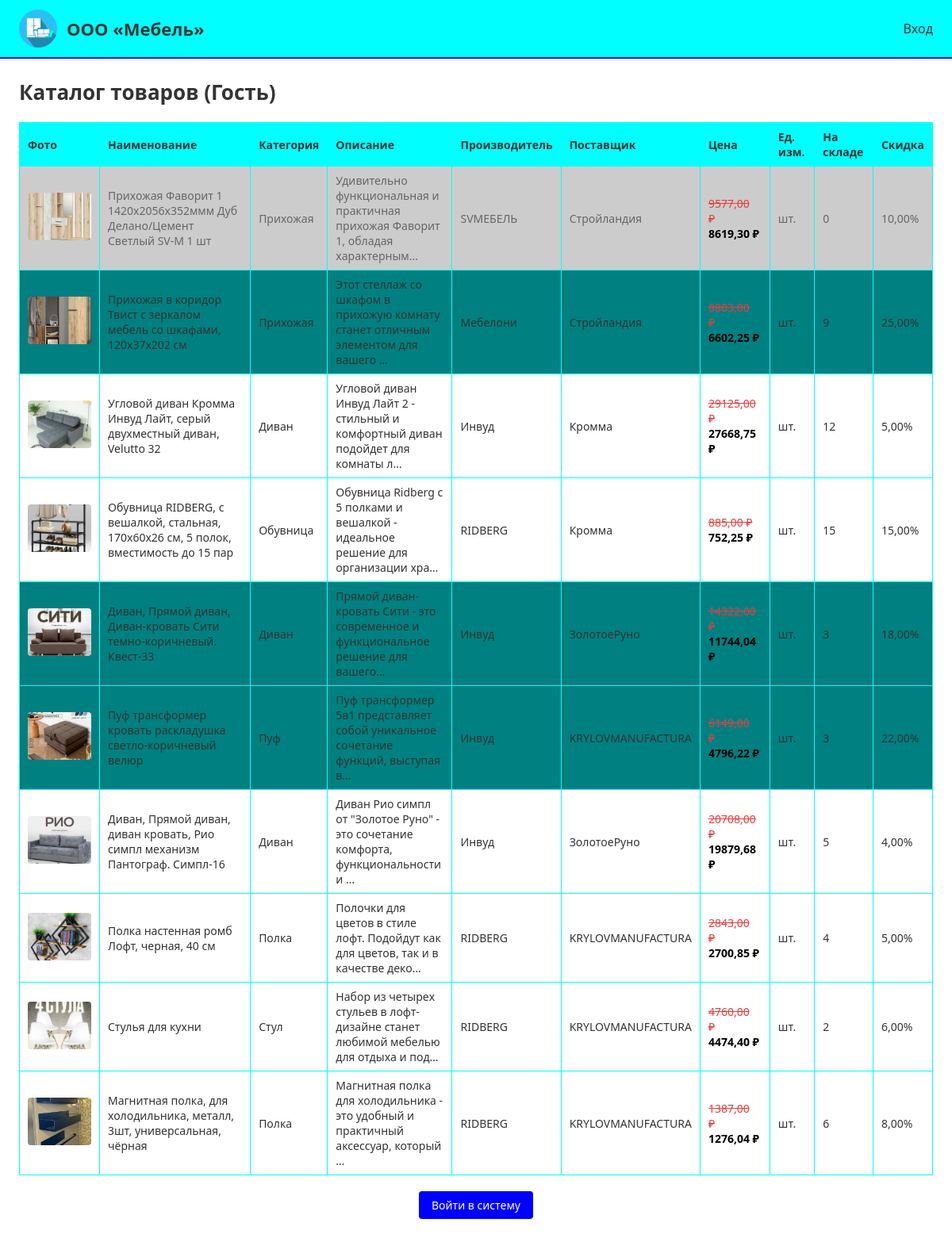
/guest/, run on the app's committed database.
### shop/models.py (models this page shows, shortened)
class Product(models.Model):
    article = models.CharField('Артикул', max_length=20, unique=True)
    name = models.CharField('Наименование', max_length=300)
    unit = models.CharField('Единица измерения', max_length=20)
    price = models.DecimalField('Цена', max_digits=12, decimal_places=2)
    category = models.ForeignKey(
        Category, on_delete=models.PROTECT, verbose_name='Категория',
    )
    manufacturer = models.ForeignKey(
        Manufacturer, on_delete=models.PROTECT, verbose_name='Производитель',
    )
    supplier = models.ForeignKey(
        Supplier, on_delete=models.PROTECT, verbose_name='Поставщик',
    )
    discount = models.DecimalField(
        'Действующая скидка', max_digits=5, decimal_places=2, default=0,
    )
    quantity = models.PositiveIntegerField('Количество на складе', default=0)
    description = models.TextField('Описание', blank=True)
    image = models.CharField('Путь к изображению', max_length=255, blank=True)
    class Meta:
        verbose_name = 'Товар'
        verbose_name_plural = 'Товары'
        ordering = ['id']
    @property
    def final_price(self):
        if self.discount > 0:
            return round(self.price * (100 - self.discount) / 100, 2)
        return self.price
    @property
    def has_discount(self):
        return self.discount > 0
    @property
    def is_out_of_stock(self):
        return self.quantity == 0
    @property
    def high_discount(self):
        return self.discount > 15

class Category(models.Model):
    name = models.CharField('Категория', max_length=100, unique=True)
    class Meta:
        verbose_name = 'Категория'
        verbose_name_plural = 'Категории'

class Manufacturer(models.Model):
    name = models.CharField('Производитель', max_length=100, unique=True)
    class Meta:
        verbose_name = 'Производитель'
        verbose_name_plural = 'Производители'

class Supplier(models.Model):
    name = models.CharField('Поставщик', max_length=100, unique=True)
    class Meta:
        verbose_name = 'Поставщик'
        verbose_name_plural = 'Поставщики'

### shop/views.py (the view)
# urls.py: path('guest/', views.guest_products_view, name='guest_products'),
def guest_products_view(request):
    products = Product.objects.select_related(
        'category', 'manufacturer', 'supplier',
    ).all()
    return render(request, 'shop/product_list.html', {
        'products': products,
        'can_filter': False,
        'can_edit': False,
        'page_title': 'Каталог товаров (Гость)',
        'current_user': None,
    })

### shop/templatetags/shop_tags.py (called while the page is built)
@register.filter
def product_image_url(product):
    if product.image:
        return f'/media/{product.image}'
    return '/static/images/picture.png'

### templates/shop/product_list.html (shortened to what this page needs)
{% extends 'base.html' %}
{% load static shop_tags %}
{% block content %}
<div class="table-wrapper">
    <table class="product-table" id="product-table">
        <thead>
            <tr>
                <th>Фото</th>
                <th>Наименование</th>
                <th>Категория</th>
                <th>Описание</th>
                <th>Производитель</th>
                <th>Поставщик</th>
                <th>Цена</th>
                <th>Ед. изм.</th>
                <th>На складе</th>
                <th>Скидка</th>
            </tr>
        </thead>
        <tbody>
            {% for product in products %}
            <tr class="product-row{% if product.high_discount %} row--high-discount{% endif %}{% if product.is_out_of_stock %} row--out-of-stock{% endif %}{% if can_edit %} product-row--clickable{% endif %}"
                data-name="{{ product.name|lower }}"
                data-category="{{ product.category.name|lower }}"
                data-description="{{ product.description|lower }}"
                data-manufacturer="{{ product.manufacturer.name|lower }}"
                data-supplier="{{ product.supplier.name|lower }}"
                data-article="{{ product.article|lower }}"
                data-unit="{{ product.unit|lower }}"
                data-price="{{ product.price }}"
                data-quantity="{{ product.quantity }}"
                data-discount="{{ product.discount }}"
                {% if can_edit %}data-href="{% url 'product_edit' product.pk %}"{% endif %}>
                <td class="product-table__photo">
                    <img src="{{ product|product_image_url }}" alt="{{ product.name }}">
                </td>
                <td>{{ product.name }}</td>
                <td>{{ product.category.name }}</td>
                <td class="product-table__desc">{{ product.description|truncatechars:80 }}</td>
                <td>{{ product.manufacturer.name }}</td>
                <td>{{ product.supplier.name }}</td>
                <td class="product-table__price">
                    {% if product.has_discount %}
                        <span class="price-old">{{ product.price }} ₽</span>
                        <span class="price-new">{{ product.final_price }} ₽</span>
                    {% else %}
                        <span>{{ product.price }} ₽</span>
                    {% endif %}
                </td>
                <td>{{ product.unit }}</td>
                <td>{{ product.quantity }}</td>
                <td>{{ product.discount }}%</td>
            </tr>
            {% empty %}
            <tr><td colspan="{% if can_edit %}11{% else %}10{% endif %}">Товары не найдены</td></tr>
            {% endfor %}
        </tbody>
    </table>
</div>
{% if not current_user %}
<div class="guest-actions">
    <a href="{% url 'login' %}" class="btn btn--primary">Войти в систему</a>
</div>
{% endif %}
{% endblock %}

### templates/base.html (shortened to what this page needs)
{% load static %}
<!DOCTYPE html>
<html lang="ru">
<head>
    <link rel="stylesheet" href="{% static 'css/style.css' %}">
</head>
<body>
    <header class="header">
        <div class="header__logo">
            <img src="{% static 'images/icon.png' %}" alt="Логотип компании" class="header__logo-img">
            <span class="header__logo-text">ООО «Мебель»</span>
        </div>
        <nav class="header__nav">
            {% if current_user %}
                <a href="{% url 'product_list' %}" class="nav-link">Товары</a>
                {% if current_user.role == 'manager' or current_user.role == 'admin' %}
                    <a href="{% url 'order_list' %}" class="nav-link">Заказы</a>
                {% endif %}
                <span class="header__user">{{ current_user.full_name }}</span>
                <a href="{% url 'logout' %}" class="btn btn--outline">Выход</a>
            {% else %}
                <a href="{% url 'login' %}" class="nav-link">Вход</a>
            {% endif %}
        </nav>
    </header>
    <main class="main">
        <h1 class="page-title">{% block page_heading %}{{ page_title }}{% endblock %}</h1>
        {% block content %}{% endblock %}
    </main>
</body>
</html>

### static/css/style.css (style rules this page uses)
* { margin: 0; padding: 0; box-sizing: border-box; }
body { font-family: Calibri, 'Segoe UI', sans-serif; background-color: #FFFFFF; color: #333333; min-height: 100vh; }
.header { background-color: #00FFFF; padding: 12px 24px; display: flex; justify-content: space-between; align-items: center; border-bottom: 2px solid #0000FF; }
.header__logo { display: flex; align-items: center; gap: 12px; }
.header__logo-img { height: 48px; width: auto; object-fit: contain; }
.header__logo-text { font-size: 22px; font-weight: bold; color: #333333; }
.header__nav { display: flex; align-items: center; gap: 16px; }
.nav-link { color: #333333; text-decoration: none; font-size: 16px; }
.main { padding: 24px; max-width: 1400px; margin: 0 auto; background-color: #FFFFFF; }
.page-title { font-size: 26px; margin-bottom: 20px; color: #333333; }
.btn { display: inline-block; padding: 8px 16px; border: none; border-radius: 4px; cursor: pointer; font-family: Calibri, 'Segoe UI', sans-serif; font-size: 14px; text-decoration: none; text-align: center; }
.btn--primary { background-color: #0000FF; color: #FFFFFF; }
.table-wrapper { overflow-x: auto; }
.product-table, .order-table { width: 100%; border-collapse: collapse; background-color: #FFFFFF; }
.product-table th, .product-table td, .order-table th, .order-table td { border: 1px solid #00FFFF; padding: 8px 10px; text-align: left; font-size: 14px; vertical-align: middle; }
.product-table th, .order-table th { background-color: #00FFFF; color: #333333; font-weight: bold; }
.product-table__photo img { width: 80px; height: 60px; object-fit: cover; border-radius: 4px; }
.product-table__desc { max-width: 200px; }
.row--high-discount { background-color: #008080 !important; }
.row--high-discount .price-old { color: #e53e3e !important; }
.row--high-discount .price-new { color: #000000 !important; }
.row--out-of-stock { background-color: #CCCCCC !important; color: #666666; }
.price-old { text-decoration: line-through; color: #e53e3e; margin-right: 8px; }
.price-new { color: #000000; font-weight: bold; }
.guest-actions { margin-top: 20px; text-align: center; }

### data on the page
Product: image (picture), name "Прихожая Фаворит 1 1420х2056х352ммм Дуб Делано/Цемент Светлый SV-М 1 шт", category.name "Прихожая", description "Удивительно функциональная и практичная прихожая Фаворит 1, обладая характерным…", manufacturer.name "SVМЕБЕЛЬ", supplier.name "Стройландия", price "9577,00", final_price "8619,30", unit "шт.", quantity "0", discount "10,00"
Product: image (picture), name "Прихожая в коридор Твист с зеркалом мебель со шкафами, 120х37х202 см", category.name "Прихожая", description "Этот стеллаж со шкафом в прихожую комнату станет отличным элементом для вашего …", manufacturer.name "Мебелони", supplier.name "Стройландия", price "8803,00", final_price "6602,25", unit "шт.", quantity "9", discount "25,00"
Product: image (picture), name "Угловой диван Кромма Инвуд Лайт, серый двухместный диван, Velutto 32", category.name "Диван", description "Угловой диван Инвуд Лайт 2 - стильный и комфортный диван подойдет для комнаты л…", manufacturer.name "Инвуд", supplier.name "Кромма", price "29125,00", final_price "27668,75", unit "шт.", quantity "12", discount "5,00"
Product: image (picture), name "Обувница RIDBERG, с вешалкой, стальная, 170x60x26 см, 5 полок, вместимость до 15 пар", category.name "Обувница", description "Обувница Ridberg с 5 полками и вешалкой - идеальное решение для организации хра…", manufacturer.name "RIDBERG", supplier.name "Кромма", price "885,00", final_price "752,25", unit "шт.", quantity "15", discount "15,00"
Product: image (picture), name "Диван, Прямой диван, Диван-кровать Сити темно-коричневый. Квест-33", category.name "Диван", description "Прямой диван-кровать Сити - это современное и функциональное решение для вашего…", manufacturer.name "Инвуд", supplier.name "ЗолотоеРуно", price "14322,00", final_price "11744,04", unit "шт.", quantity "3", discount "18,00"
Product: image (picture), name "Пуф трансформер кровать раскладушка светло-коричневый велюр", category.name "Пуф", description "Пуф трансформер 5в1 представляет собой уникальное сочетание функций, выступая в…", manufacturer.name "Инвуд", supplier.name "KRYLOVMANUFACTURA", price "6149,00", final_price "4796,22", unit "шт.", quantity "3", discount "22,00"
Product: image (picture), name "Диван, Прямой диван, диван кровать, Рио симпл механизм Пантограф. Симпл-16", category.name "Диван", description "Диван Рио симпл от \"Золотое Руно\" - это сочетание комфорта, функциональности и …", manufacturer.name "Инвуд", supplier.name "ЗолотоеРуно", price "20708,00", final_price "19879,68", unit "шт.", quantity "5", discount "4,00"
Product: image (picture), name "Полка настенная ромб Лофт, черная, 40 см", category.name "Полка", description "Полочки для цветов в стиле лофт. Подойдут как для цветов, так и в качестве деко…", manufacturer.name "RIDBERG", supplier.name "KRYLOVMANUFACTURA", price "2843,00", final_price "2700,85", unit "шт.", quantity "4", discount "5,00"
Product: image (picture), name "Стулья для кухни", category.name "Стул", description "Набор из четырех стульев в лофт-дизайне станет любимой мебелью для отдыха и под…", manufacturer.name "RIDBERG", supplier.name "KRYLOVMANUFACTURA", price "4760,00", final_price "4474,40", unit "шт.", quantity "2", discount "6,00"
Product: image (picture), name "Магнитная полка, для холодильника, металл, 3шт, универсальная, чёрная", category.name "Полка", description "Магнитная полка для холодильника - это удобный и практичный аксессуар, который …", manufacturer.name "RIDBERG", supplier.name "KRYLOVMANUFACTURA", price "1387,00", final_price "1276,04", unit "шт.", quantity "6", discount "8,00"

### other printed values
{{ page_title }} "Каталог товаров (Гость)"
